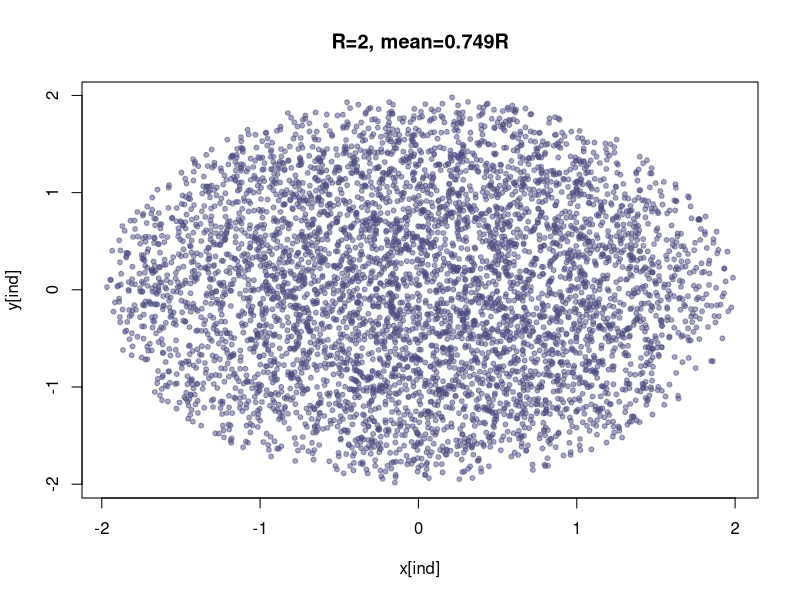
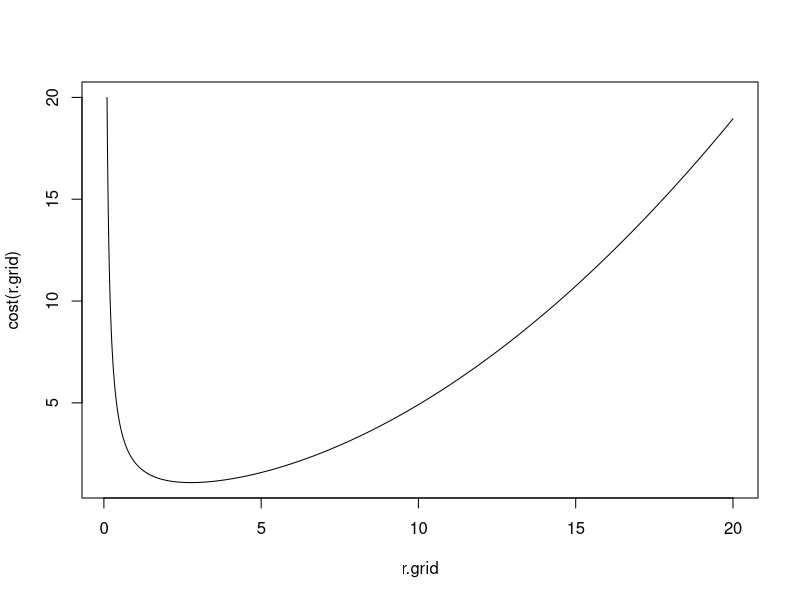

The R source for these figures, in order:
# 3 
A <- matrix(c(3,2,2,3,2,-2),2)
tA <- t(A)

svd(A)

# 2
B <- 1e4
R <- 2
x <- runif(B,-R,R)
y <- runif(B,-R,R)
z <- runif(B,-R,R)
r <- sqrt(x^2 + y^2 + z^2)
ind <- r < R

mean.r <- mean(r[ind])
plot(x[ind],y[ind],col=rgb(.3,.3,.5,.5),pch=20,
     main=paste0("R=",R,", mean=",round(mean.r/R,3),"R"))

#Ans = .75R

# 1.
V <- 200 #cm3
cyl.price.cm2 <- 50 / 100^2 # $ / cm^2
cap.price.cm2 <- 75 / 100^2 # $ / cm^2

h <- function(r)  V / (pi*r^2)
r.grid <- seq(.1,20,by=.001)
cost <- function(r) pi*r^2 * cap.price.cm2 * 2 + 2*pi*r*h(r)  * cyl.price.cm2

ind.min <- which.min(cost(r.grid))
r.best <- r.grid[ind.min]
r.best
h(r.best)
cost(r.best)

r.ans <- ( 200 / (3*pi) ) ^ (1/3)
h.ans <- ( 1800 / pi ) ^ (1/3)
cost.ans <- pi * r.ans * (.015*r.ans + .01*h.ans)

result <- matrix(c(r.best,r.ans,
                   h(r.best),h.ans,
                   cost(r.best),cost.ans),ncol=2,byrow=T)
colnames(result) <- c("estimate", "solution")
plot(r.grid,cost(r.grid),type='l')
# check:
pi* r.ans^2 * h.ans - V < 1e-10

result

(deriv <- (.03*r.ans + .01*h.ans) / (2*r.ans*h.ans) + .01 / r.ans)

# 4
A <- matrix(c(1,1,2,1,2,1,2,1,1),3,byrow=T)
eig <- eigen(A)

S <- matrix(c(c(1,1,1)/sqrt(3),
              c(1,-2,1)/sqrt(6),
              c(1,0,-1)/sqrt(2)),3)
D <- diag(c(4,1,-1))
S %*% D %*% t(S)
